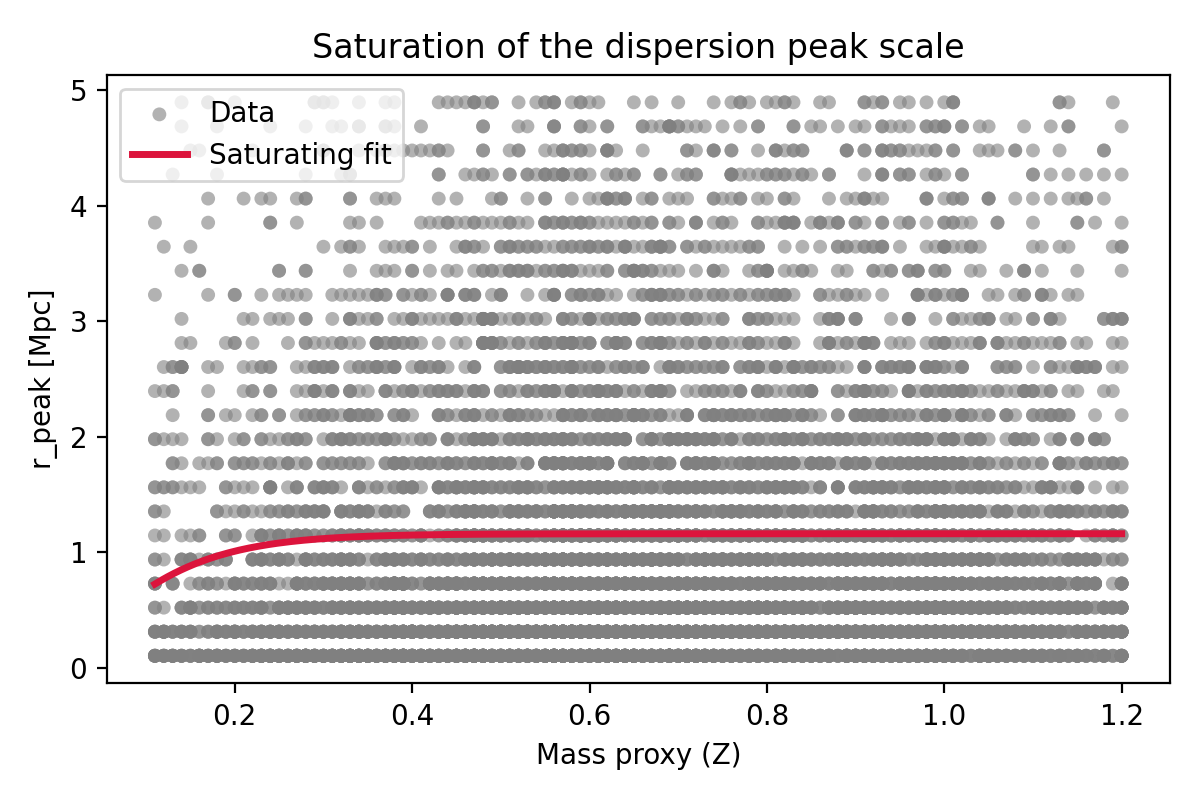

Write the Python code that produced this figure.
import pandas as pd
import numpy as np
import matplotlib.pyplot as plt
from scipy.optimize import curve_fit

df = pd.read_csv("anchor_out_merged_with_proxies.csv")

x = df["Z_center"].values
y = df["r_peak_Mpc"].values

# Saturating model
def saturating(x, a, b):
    return a * np.tanh(b * x)

# Fit
popt, _ = curve_fit(saturating, x, y, maxfev=5000)

# Plot
xx = np.linspace(x.min(), x.max(), 300)
yy = saturating(xx, *popt)

plt.figure(figsize=(6,4))

# Data: light gray points
plt.scatter(
    x, y,
    s=25,
    alpha=0.6,
    color="gray",
    edgecolor="none",
    label="Data"
)

# Fit: red line
plt.plot(
    xx, yy,
    lw=2.5,
    color="crimson",
    label="Saturating fit"
)

plt.xlabel("Mass proxy (Z)")
plt.ylabel("r_peak [Mpc]")
plt.title("Saturation of the dispersion peak scale")
plt.legend()
plt.tight_layout()
plt.savefig("fig_saturation_test.png", dpi=200)
plt.close()

print("Saturation parameters:", popt)
